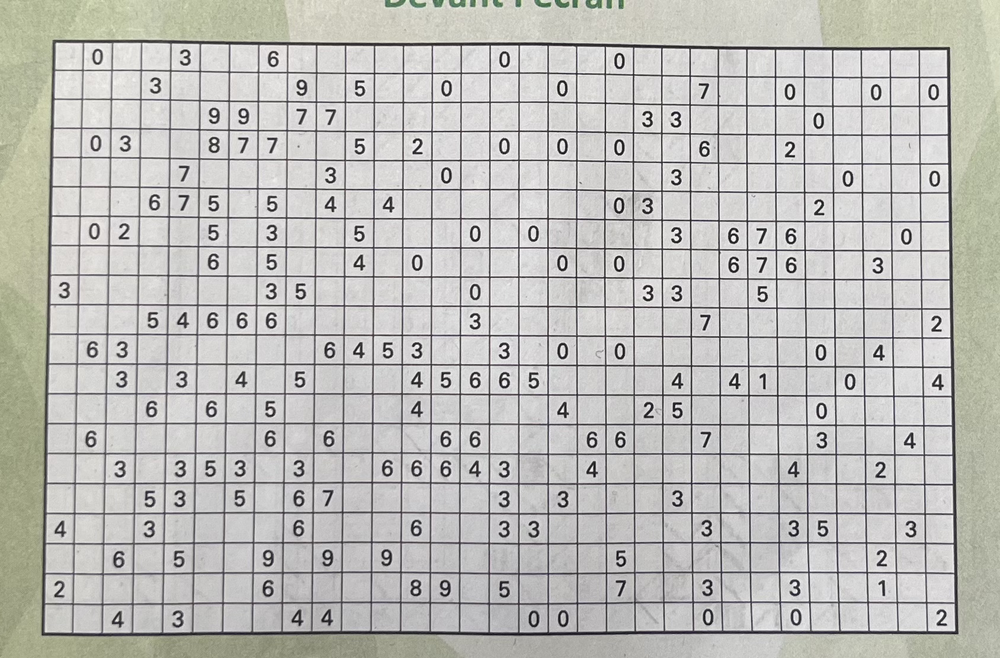
#> input picture grid.png, 1000 x 658 px, shrunk from 1688 x 1111 before the run
$ python main.py
#> lines starting #> are read from the running program, lines starting #| are printed output that depends on the picture; after the words box and inside, x2 and y2 are one past the last pixel; in counts of white or black regions, pixels touching at a corner belong together
import cv2
import numpy as np
import matplotlib.pyplot as plt
import sys
import itertools
from solve import prepare, loop

# Read the image
image = cv2.imread('grid.png')
#> image is the input picture: shape (658, 1000, 3); mean B, G, R 185.7, 189.3, 189.9
gray = cv2.cvtColor(image, cv2.COLOR_BGR2GRAY)

# Apply threshold to get binary image
_, thresh = cv2.threshold(gray, 127, 255, cv2.THRESH_BINARY_INV)
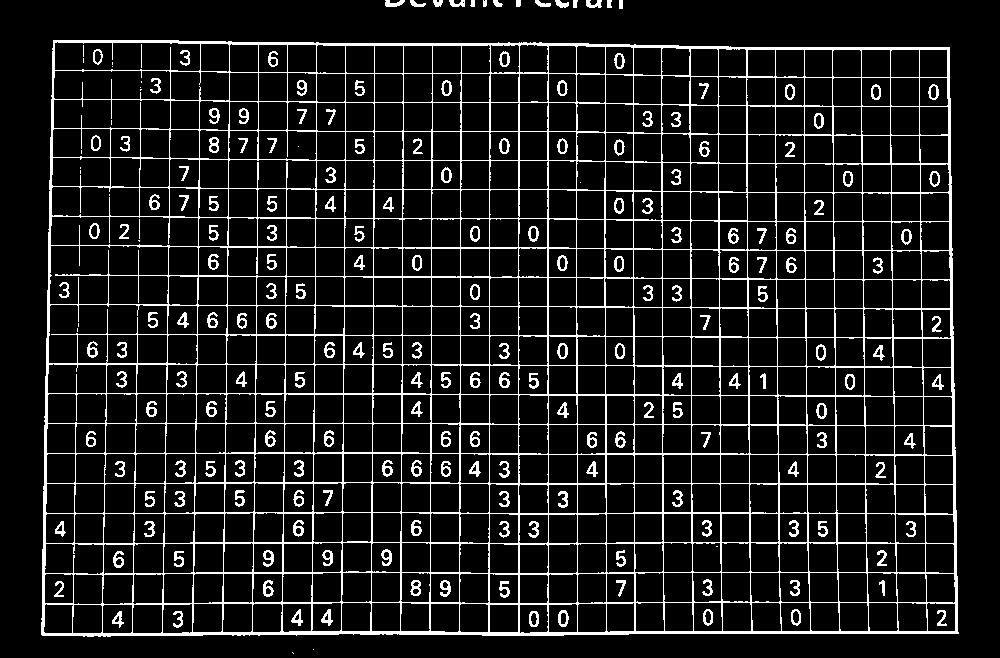
#> thresh: shape (658, 1000); 10.8% white in thin lines or dots

# Find contours
contours, _ = cv2.findContours(thresh, cv2.RETR_EXTERNAL, cv2.CHAIN_APPROX_SIMPLE)
#> contours = 17 contours, 4 with area under 20; largest, box (x1, y1, x2, y2) and area: (41, 40, 959, 637) 535006, (385, 0, 405, 7) 69, (586, 0, 602, 8) 61, (555, 0, 569, 8) 54, (449, 0, 465, 7) 54
grid_contour = max(contours, key=cv2.contourArea)
#> grid_contour = contour of 224 points, box (x1, y1, x2, y2) (41, 40, 959, 637), area 535006

# Get approximate polygon
epsilon = 0.02 * cv2.arcLength(grid_contour, True)
#> epsilon = 60.86
approx = cv2.approxPolyDP(grid_contour, epsilon, True)
#> approx = [[53, 40], [42, 635], [958, 633], [949, 47]]

# Ensure we have 4 corners
if len(approx) != 4:
    print("Could not detect exactly 4 corners")
    sys.exit(1)

corners = np.float32(approx.reshape(4, 2))
#> corners = [[53, 40], [42, 635], [958, 633], [949, 47]]

# Order points in clockwise order starting from top-left
rect = np.zeros((4, 2), dtype="float32")

# Top-left will have smallest sum
# Bottom-right will have largest sum
s = corners.sum(axis=1)
#> s = [93, 677, 1591, 996]
rect[0] = corners[np.argmin(s)]
rect[2] = corners[np.argmax(s)]

# Top-right will have smallest difference
# Bottom-left will have largest difference
diff = np.diff(corners, axis=1)
#> diff = [-13, 593, -325, -902]
rect[1] = corners[np.argmin(diff)]
rect[3] = corners[np.argmax(diff)]

# Get width and height for the new image
width = int(max(
    np.linalg.norm(rect[0] - rect[1]),
    np.linalg.norm(rect[2] - rect[3])
))
height = int(max(
    np.linalg.norm(rect[0] - rect[3]),
    np.linalg.norm(rect[1] - rect[2])
))

# Define destination points for perspective transform
dst = np.array([
    [0, 0],
    [width - 1, 0],
    [width - 1, height - 1],
    [0, height - 1]
], dtype="float32")

# Calculate perspective transform matrix and apply it
M = cv2.getPerspectiveTransform(rect, dst)
warped = cv2.warpPerspective(image, M, (width, height))
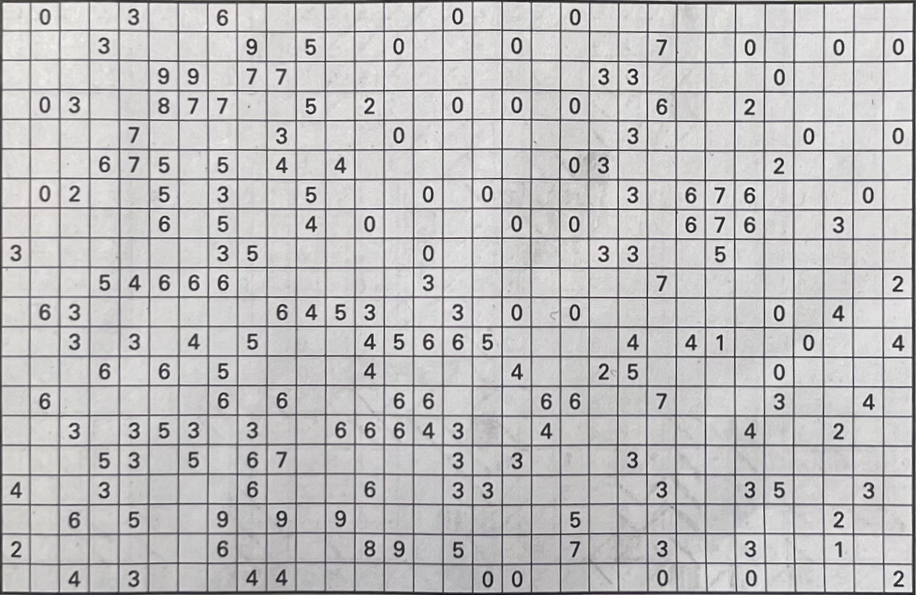
#> warped: shape (595, 916, 3); mean B, G, R 190.4, 190.1, 191.4

# Convert warped image to grayscale and apply threshold
warped_gray = cv2.cvtColor(warped, cv2.COLOR_BGR2GRAY)
_, warped_thresh = cv2.threshold(warped_gray, 127, 255, cv2.THRESH_BINARY_INV)
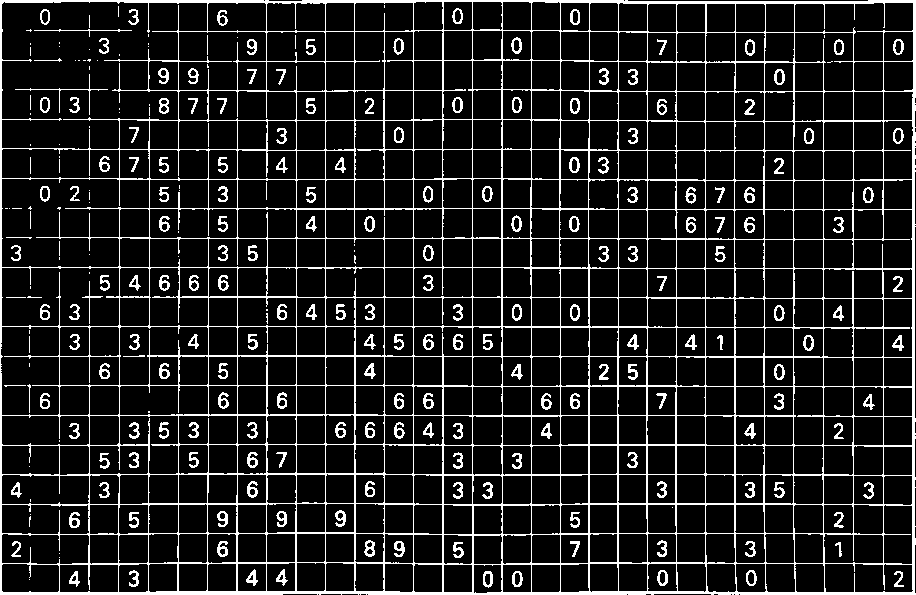
#> warped_thresh: shape (595, 916); 12.3% white in thin lines or dots

# Sum the pixels along rows and columns
row_sum = np.sum(warped_thresh, axis=1)
#> row_sum = 595 values, max 233580 at index 1, min 7395 at index 34, mean 28614.9
col_sum = np.sum(warped_thresh, axis=0)
#> col_sum = 916 values, max 151725 at index 0, min 4590 at index 3, mean 18587.2

# Plot row and column sums for debugging
# plt.figure(figsize=(12, 4))

THRESHOLD = 0.3

# [20 lines of commented-out code are left out]
# [52 lines left out: function detect_grid_size_fft, not called in this run]

# Get grid size estimation from FFT
# num_rows_fft, num_cols_fft = detect_grid_size_fft(warped_thresh)
# print(f"FFT estimated grid size: {num_rows_fft} rows x {num_cols_fft} columns")


# Find peaks in the sums (these represent grid lines)
row_peaks = np.where(row_sum > THRESHOLD * np.max(row_sum))[0]
#> row_peaks = 48 values from 0 to 594
col_peaks = np.where(col_sum > THRESHOLD * np.max(col_sum))[0]
#> col_peaks = 49 values from 0 to 914

# Group nearby peaks to identify unique grid lines
def group_peaks(peaks, min_distance=10):
#> called with peaks = array of shape (48,), min_distance = 10
    if len(peaks) == 0:
        return []
    groups = [[peaks[0]]]
#> groups = [[0]]
    for peak in peaks[1:]:
        if peak - groups[-1][-1] <= min_distance:
            groups[-1].append(peak)
        else:
            groups.append([peak])
#> this loop made 47 passes
#> peak on passes 4 to 15: 30, 31, 60, 61, 90, 91, 119, 120, 149, 150, 178, 179
#> after the loop, groups = [[0, 1, 2, 3], [30, 31], [60, 61], [90, 91], [119, 120], [149, 150], [178, 179, 180], [208, 209], [238, 239], [267, 268], [297, 298], [326, 327], [355, 356], [385, 386], [415, 416], [444, 445], [474, 475], [503, 504], [533, 534], [562, 563, 564], [591, 592, 593, 594]]
    return [int(np.mean(group)) for group in groups]

row_lines = group_peaks(row_peaks)
#> row_lines = [1, 30, 60, 90, 119, 149, 179, 208, 238, 267, 297, 326, 355, 385, 415, 444, 474, 503, 533, 563, 592]
col_lines = group_peaks(col_peaks)
#> the loop in group_peaks (call 2), `for peak in peaks[1:]:` made 48 passes
#> peak on passes 2 to 13: 30, 59, 89, 119, 148, 149, 178, 207, 208, 237, 266, 267
#> col_lines = 32 values from 0 to 913

# Number of cells is one less than number of lines
num_rows = len(row_lines) - 1
#> num_rows = 20
num_cols = len(col_lines) - 1
#> num_cols = 31

print(f"Detected grid size: {num_rows} rows x {num_cols} columns")
#| Detected grid size: 20 rows x 31 columns

# Optional: Draw the detected lines on the warped image
warped_with_lines = warped.copy()
for row in row_lines:
    cv2.line(warped_with_lines, (0, row), (width, row), (0, 0, 255), 2)
#> this loop made 21 passes
#> row on passes 2 to 13: 30, 60, 90, 119, 149, 179, 208, 238, 267, 297, 326, 355
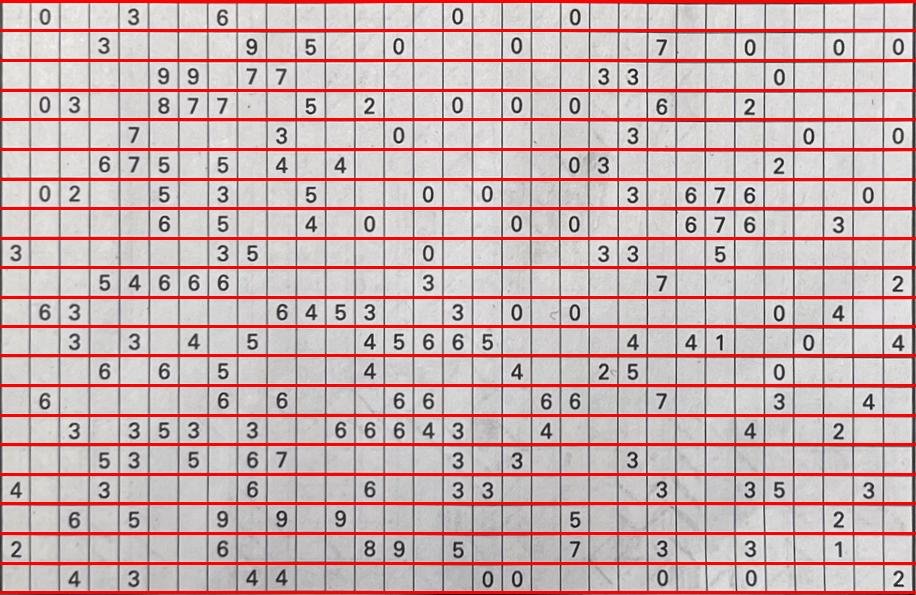
#> warped_with_lines: shape (595, 916, 3); 10.59% of pixels changed, all inside (x1, y1, x2, y2) = (0, 0, 916, 594)
for col in col_lines:
    cv2.line(warped_with_lines, (col, 0), (col, height), (0, 0, 255), 2)
#> this loop made 32 passes
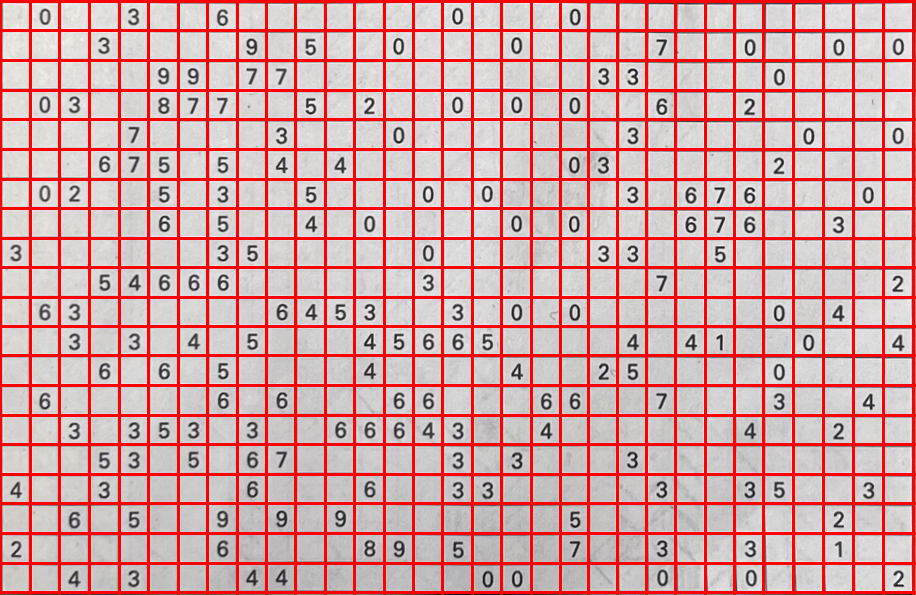
#> warped_with_lines: shape (595, 916, 3); 9.27% of pixels changed, all inside (x1, y1, x2, y2) = (0, 3, 915, 595)

# [10 lines of commented-out code are left out]
grid_numbers = [[None for _ in range(num_cols)] for _ in range(num_rows)]
#> grid_numbers = 20 items

# can we sharpen warped_thresh to improve OCR?
warped_thresh_sharp = cv2.GaussianBlur(warped_thresh, (0, 0), 1)
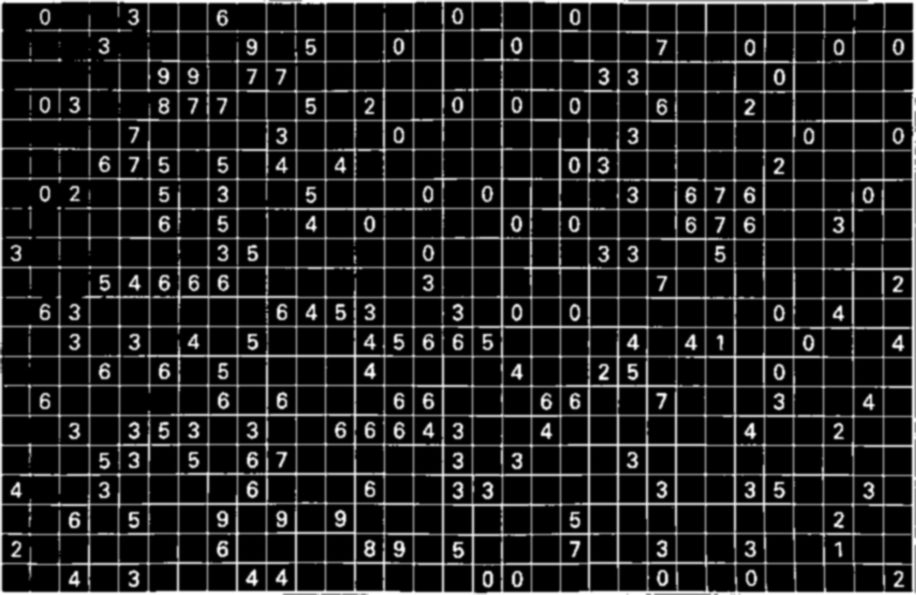
#> warped_thresh_sharp: shape (595, 916); min 0, max 255, mean 31.4
warped_thresh_sharp = cv2.addWeighted(warped_thresh, 1.5, warped_thresh_sharp, -0.5, 0)

# Show the sharpened image
# cv2.imshow('Sharpened', warped_thresh_sharp)
# cv2.waitKey(0)
# cv2.destroyAllWindows()

# Iterate through each cell in the grid
from tqdm import tqdm
for idx, (i, j) in enumerate(tqdm(itertools.product(range(num_rows), range(num_cols)), total=num_rows*num_cols)):
        # Get coordinates for current cell
        y_start = row_lines[i]
        y_end = row_lines[i + 1]
        x_start = col_lines[j]
        x_end = col_lines[j + 1]

        # Extract the cell image from the already thresholded full image and invert it
        # since warped_thresh is white on black, we want black on white for OCR

        # Trim a few pixels from each edge to remove grid lines
        margin = 5
        cell = 255 - warped_thresh[y_start+margin:y_end-margin, x_start+margin:x_end-margin]

        # Add padding around the cell to improve OCR
        padding = 5
        cell_padded = cv2.copyMakeBorder(
            cell,
            padding, padding, padding, padding,
            cv2.BORDER_CONSTANT,
            value=255
        )

        # Use pytesseract to extract text
        import pytesseract
        # Show the padded cell for debugging


        # Calculate percentage of non-zero pixels in the cell
        non_zero_ratio = np.count_nonzero(cell_padded) / cell_padded.size

        # If the cell is mostly empty (more than 95% white pixels), skip OCR
        if non_zero_ratio > 0.95:
            text = ' '
            grid_numbers[i][j] = text
# [15 lines of commented-out code are left out]
        else:
#> (the run stopped early here; a loop or call above may not have finished)
